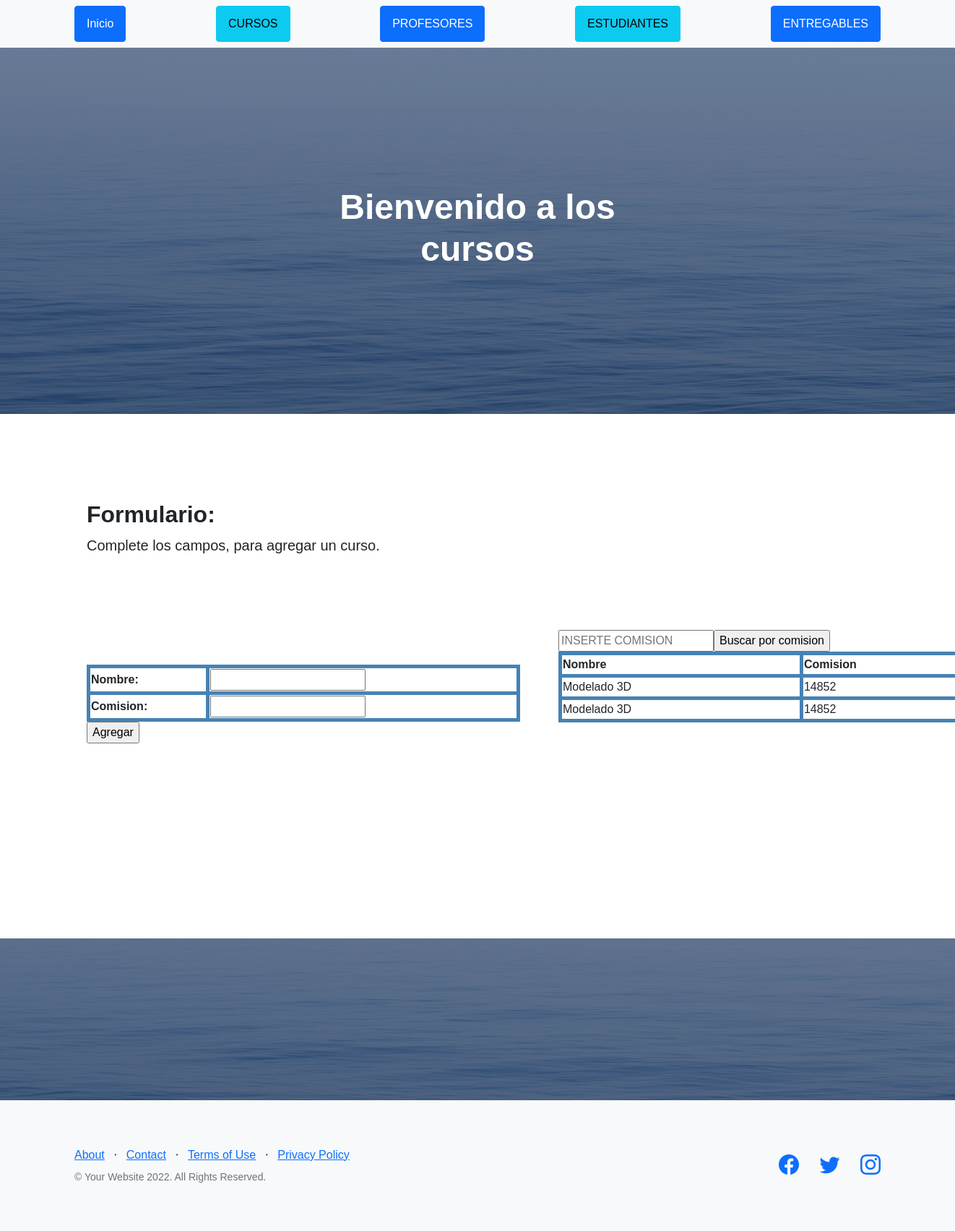
Before: /AppCoder/cursos/ with the older database file.
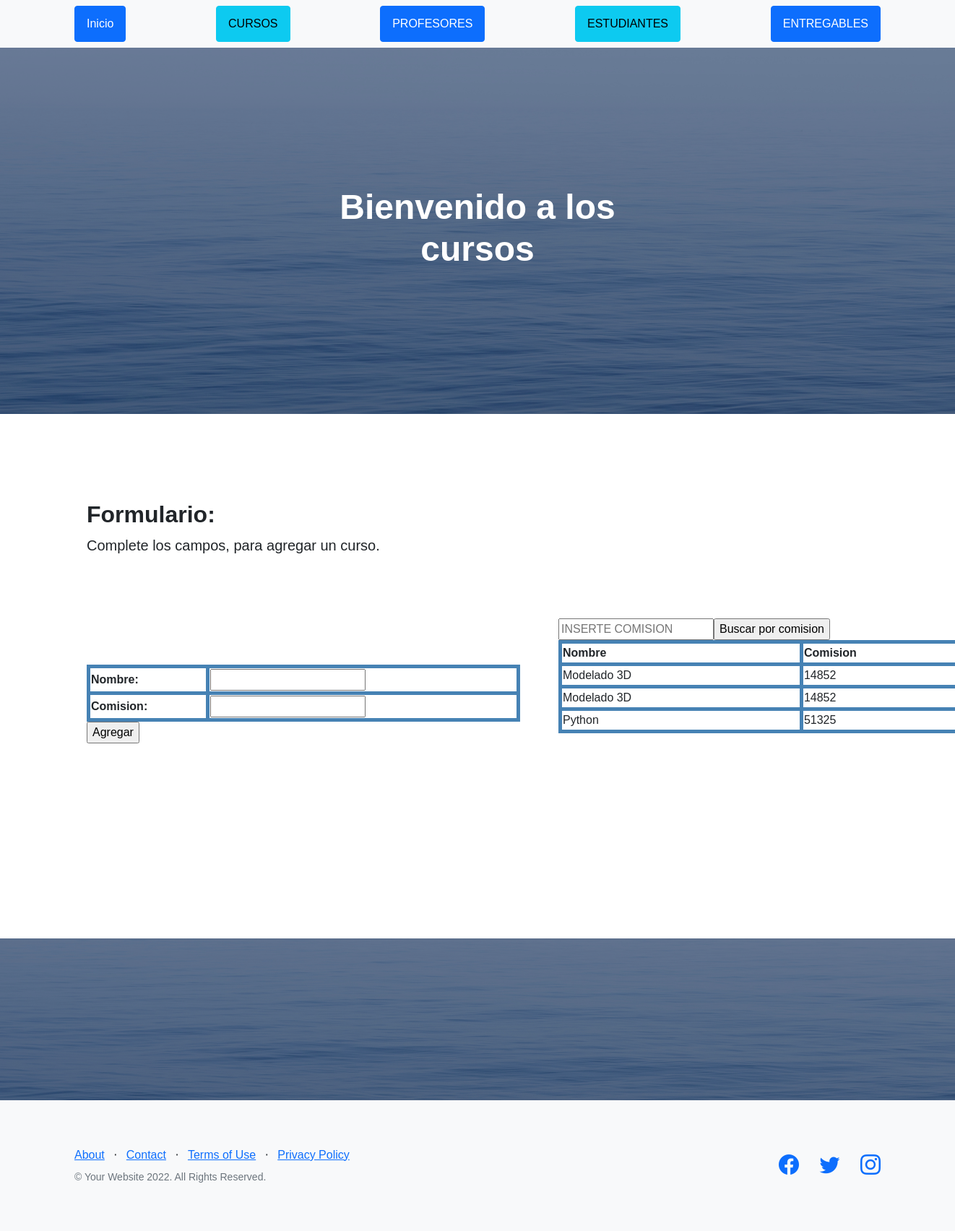
After: the same page with the newer database file.
### AppCoder/models.py (models this page shows)
class Curso(models.Model):
    nombre=models.CharField(max_length=50)
    comision=models.IntegerField()

### AppCoder/views.py (the view)
# urls.py: path("cursos/", cursos, name="cursos"),
def cursos(request):
    if request.method == "POST":
        form = CursoForm(request.POST)
        if form.is_valid():
            curso = Curso()
            curso.nombre = form.cleaned_data["nombre"]
            curso.comision = form.cleaned_data["comision"]
            curso.save()
            form = CursoForm()
    else:
        form = CursoForm()
    cursos = Curso.objects.all()
    context = {"cursos": cursos, "form" : form}
    return render(request, "cursos.html", context)

### AppCoder/forms.py
class CursoForm(forms.Form):
    nombre=forms.CharField(max_length=50)
    comision=forms.CharField(max_length=50)

### AppCoder/templates/cursos.html (shortened to what this page needs)
{% extends "padre.html" %}
{% load static %}
{% block titulo %}
    <h1>Bienvenido a los cursos</h1>
{% endblock %}
{% block contenido_que_cambia %}
    <section class="showcase">
        <div class="container-fluid p-2">
            <div class="row g-0">
                <div class="col-lg-4 order-lg-2 my-auto showcase-text">
                    <div id="main-container">
                        <table>
                            <tbody>
                                <form action="{% url 'buscarComision' %}" method="GET">
                                    <input type="number" name="comision" id="comision" placeholder="INSERTE COMISION">
                                    <input type="submit" value="Buscar por comision">
                                </form>
                                {% if cursos %}
                                <tr>
                                    <th>Nombre</th>
                                    <th>Comision</th>
                                </tr>
                                {% for curso in cursos %}
                                <tr>
                                    <td>
                                        {{curso.nombre}}
                                    </td>
                                    <td>
                                        {{curso.comision}}
                                    </td>
                                </tr>
                                {% endfor %}
                                {% else %}
                                <td>No hay ningun curso registrado con esa comision</td>
                                {% endif %}
                            </tbody>
                        </table>
                    </div>
                </div>
                <div class="col-lg-6 order-lg-1 my-auto showcase-text">
                    <h2>Formulario:</h2>
                    <p class="lead mb-0">Complete los campos, para agregar un curso.</p>
                    <div id="main-container">
                        <table>
                            <form action="" method="post">
                                <table>
                                    {{ form }}
                                </table>
                                <table>
                                    <input type="submit" value="Agregar"/>
                                </table>
                            </form>
                        </table>
                    </div>
                </div>
            </div>
        </div>
    </section>
{% endblock %}

Changed rows visible on the page:
added Curso: nombre "Python", comision "51325"
